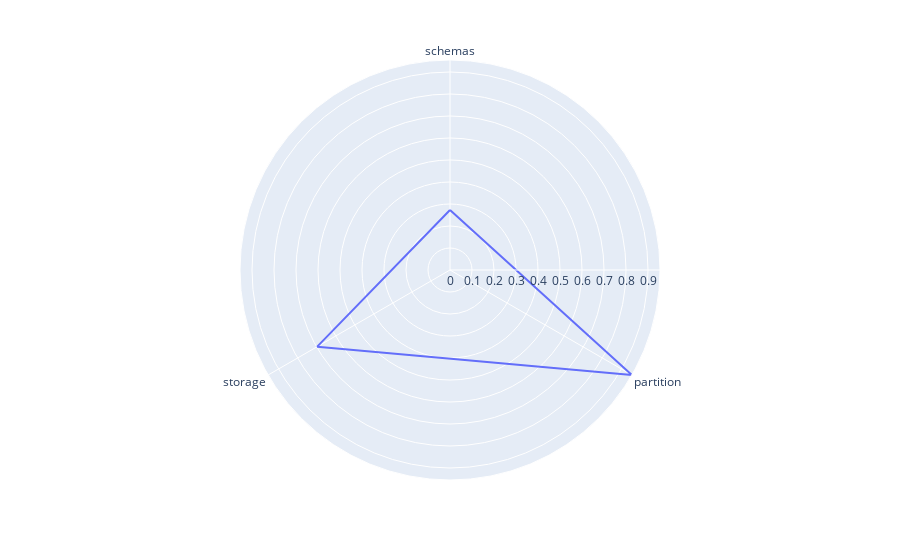

Notebook cell for this chart:
### Code cell
partitionSDRank.plotRadar()

### Figure 1 — Plotly figure (JSON) as saved in the notebook; plotly's stock layout.template omitted (floating-point values rounded to 4 significant figures)
{"data": [{"hovertemplate": "r=%{r}<br>theta=%{theta}<extra></extra>", "legendgroup": "", "line": {"color": "#636efa", "dash": "solid"}, "marker": {"symbol": "circle"}, "mode": "lines", "name": "", "r": [0.2727, 0.9545, 0.697, 0.2727], "showlegend": false, "subplot": "polar", "theta": ["schemas", "partition", "storage", "schemas"], "type": "scatterpolar"}], "layout": {"legend": {"tracegroupgap": 0}, "margin": {"t": 60}, "polar": {"angularaxis": {"direction": "clockwise", "rotation": 90}, "domain": {"x": [0, 1], "y": [0, 1]}}}}
